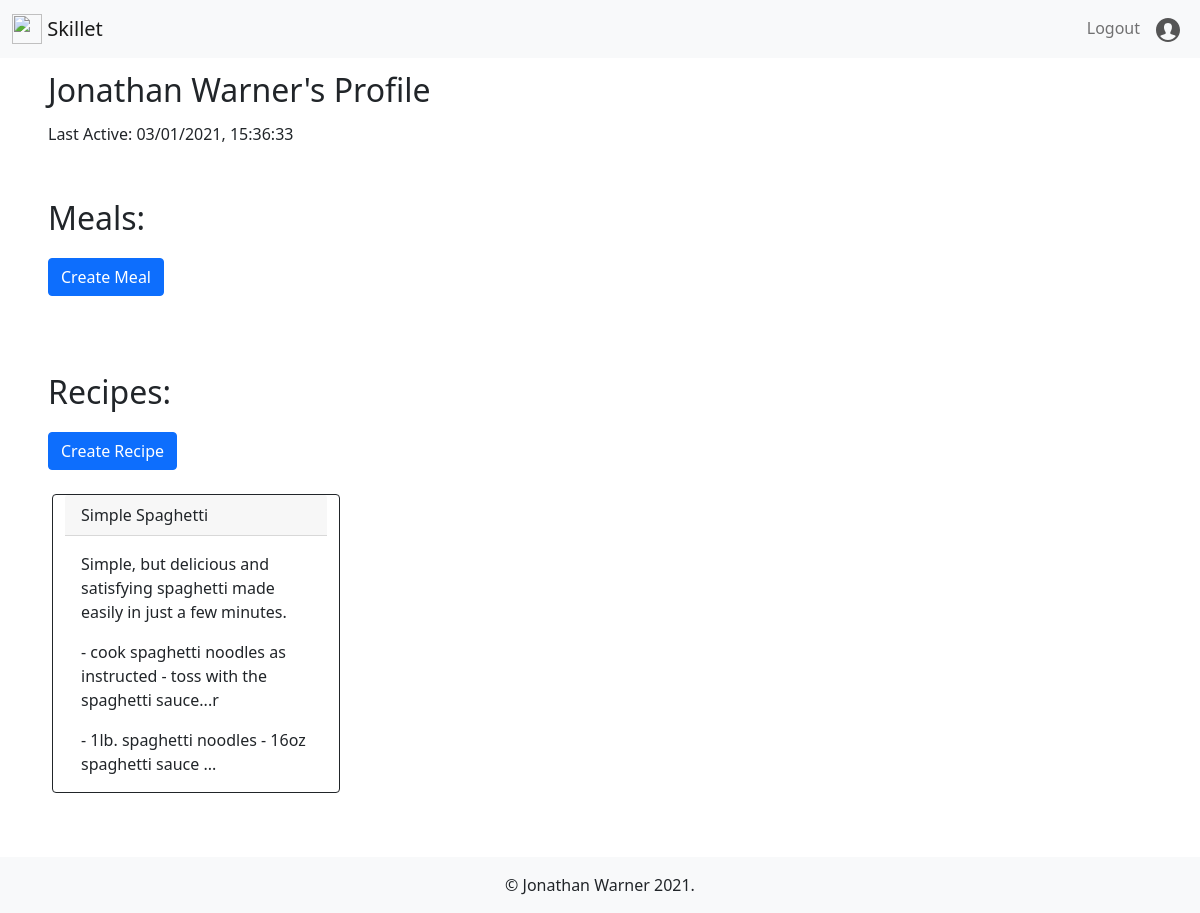
The page /profile/2 (signed in) on the database as committed earlier.
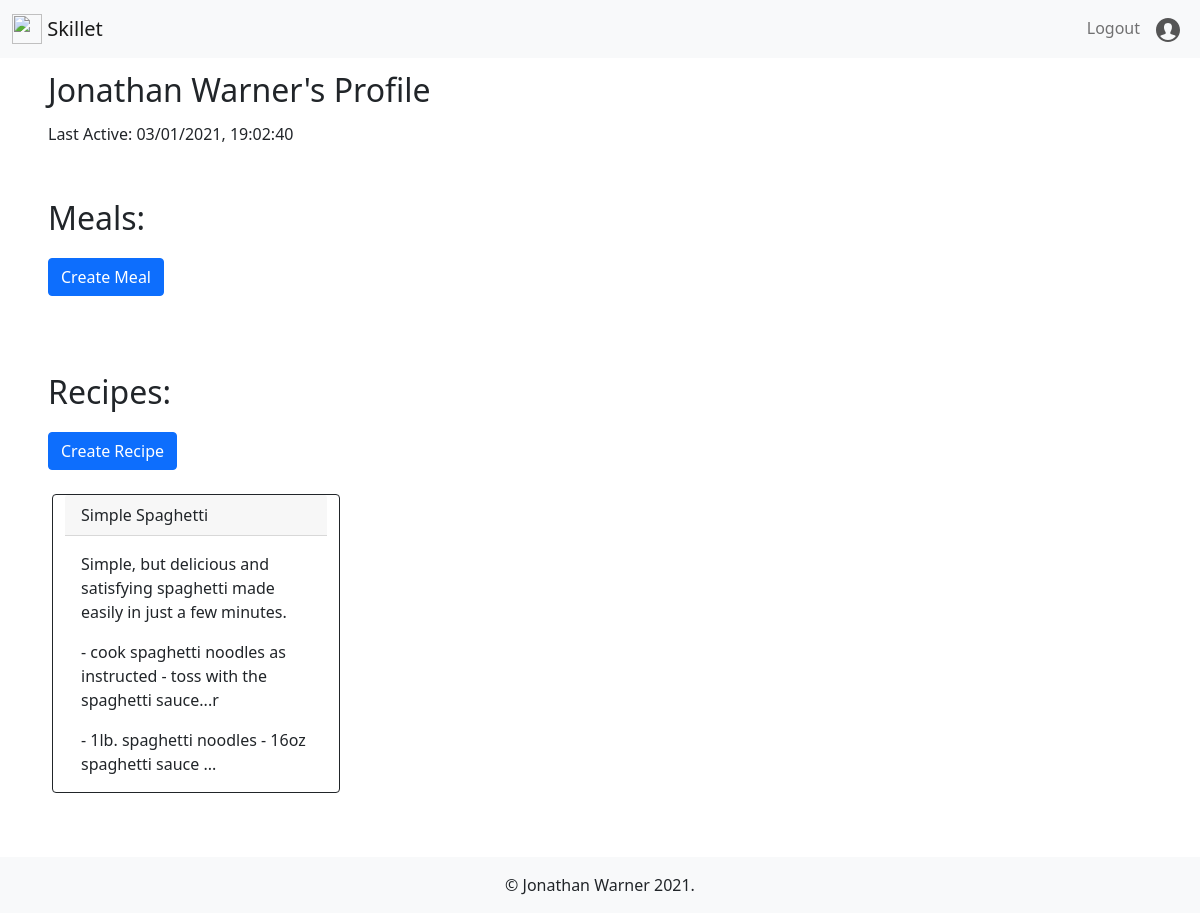
The same page on the database as committed later.
### skillet/models.py (models this page shows, shortened)
class User(UserMixin, db.Model):
    __tablename__ = 'user'
    id = db.Column(db.Integer, primary_key=True)
    email = db.Column(db.String(80), nullable=False, unique=True)
    username = db.Column(db.String(80), nullable=False)
    password = db.Column(db.String(200), nullable=False)
    date_created = db.Column(db.DateTime, nullable=False)
    last_active = db.Column(db.DateTime, nullable=False)
    recipes = db.relationship('Recipe', backref='user')
    meals = db.relationship('Meal', backref='user')

class Recipe(db.Model):
    __tablename__ = 'recipe'
    id = db.Column(db.Integer, primary_key=True)
    name = db.Column(db.String(80), nullable=False)
    description = db.Column(db.String(300), nullable=False)
    ingredients = db.Column(db.String(300), nullable=False)
    instructions = db.Column(db.String(300), nullable=False)
    created_by_id = db.Column(db.Integer, db.ForeignKey('user.id'))
    meals = db.relationship(
        'Meal', secondary='meal_recipes', back_populates="recipes")

### skillet/auth/routes.py (the view)
@auth.route('/profile/<id>')
@login_required
def profile(id):
    user = User.query.get(id)
    return render_template('profile.html', user=user)

### skillet/__init__.py (called while the page is built)
@login_manager.user_loader
def load_user(id):
    return User.query.get(id)

### skillet/templates/profile.html (shortened to what this page needs)
{% extends 'base.html' %}
{% block content %}
<section class="user-info-section ps-5 mb-5">
    <p class="fs-2 my-2">{{user.username.title()}}'s Profile</p>
    <p>Last Active: {{user.last_active.strftime("%m/%d/%Y, %H:%M:%S")}}</p>
</section>
<section class="user-meals-section ps-5 my-5">
    <div>
        <p class="fs-2">Meals:</p>
        <div>
            <a href="/create_meal">
                <div class="btn btn-primary col"> Create Meal </div>
            </a>
        </div>
    </div>
</section>
<section class="user-recipes-section ps-5 my-5">
    <div>
        <p class="fs-2">Recipes:</p>
        <div>
            <a href="/create_recipe">
                <div class="btn btn-primary col"> Create Recipe </div>
            </a>
        </div>
        <div class="row mt-4">
            {% for recipe in user.recipes %}
            <div class="card border-dark mb-3 mx-3" style="max-width: 18rem;">
                <div class="card-header">{{recipe.name}}</div>
                <div class="card-body text-dark">
                    <p class="card-text">{{recipe.description}}</p>
                    <p class="card-text">{{recipe.instructions[0:80]}}...r</p>
                    <p class="card-text">{{recipe.ingredients[0:80]}}...</p>
                </div>
            </div>
            {% endfor %}
        </div>
    </div>
</section>
{% endblock content %}

### skillet/templates/base.html (shortened to what this page needs)
<!DOCTYPE html>
<html lang="en">
<head>
    <link href="https://cdn.jsdelivr.net/npm/bootstrap@5.0.0-beta2/dist/css/bootstrap.min.css" rel="stylesheet"
>
    <link href="{{ url_for('static', filename='styles.css') }}" rel="stylesheet">
</head>
<body>
    <nav class="navbar navbar-expand-lg navbar-light bg-light">
        <div class="container-fluid">
            <a class="navbar-brand" href="/">
                <img src="/static/images/pass-and-go-logo.png" alt="" width="30" height="30"
                    class="d-inline-block align-top">
                Skillet
            </a>
            <div class="collapse navbar-collapse" id="navbarSupportedContent">
                <ul class="navbar-nav ms-auto">
                    {% if current_user.is_authenticated %}
                    <li>
                        <a class="nav-link" href="/logout">Logout</a>
                    </li>
                    <li>
                        <a class="nav-link profile-icon" href="/profile/{{current_user.id}}">
                        </a>
                    </li>
                    {% else %}
                    <li class="nav-item">
                        <a class="nav-link" href="/login">Login</a>
                    </li>
                    {% endif %}
                </ul>
            </div>
        </div>
    </nav>
    {% block content %}{% endblock %}
    <footer class="text-center p-3 bg-light text-dark">
        <p class="fs-6 m-0"> &copy; Jonathan Warner 2021.</p>
    </footer>
</body>
</html>

### skillet/static/styles.css (style rules this page uses)
.fs-6 { font-size: 0.2em; }

Rows that differ between the two databases and show on the page:
changed User "Jonathan Warner": last_active "03/01/2021, 15:36:33" → "03/01/2021, 19:02:40"
